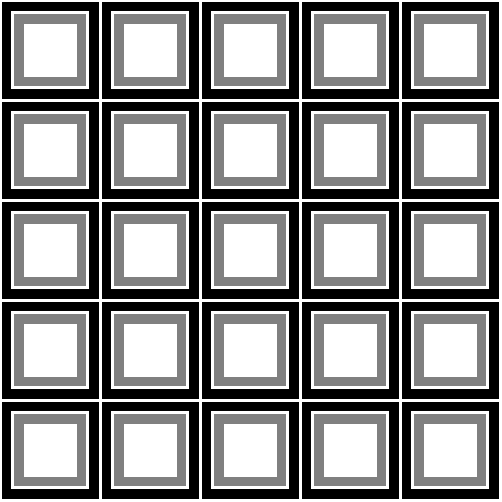
Frame 1 (no input)
Frame 60 (the mouse pressed at the canvas centre just before this capture): identical to frame 1, image omitted
Frame 120 (the mouse held since frame 60 and released just before this capture): identical to frame 1, image omitted

The Processing sketch that drew this single still picture (run headless with seeded random() and noise(); from frame 60 on, the mouse is pressed at the canvas centre):

// Processing sketch: processing_64141
// ── processing_64141.pde

//array para los valores de las teclas y la posicion de los cuadrados y circulos
int[] tecla = new int [25];
int[] posicionx = new int [25];
int[] posiciony = new int [25];
//valor inicial corresponde a la letra a
int valInc = 97;
//valor inicial de la posicion del primer cuadrado
int x = 50;
int y = 50;
//-----------------------------------------------------
void setup()
{
 size(502, 502);
 background(0);
 rectMode(CENTER);
// lleno el array con el valor de las teclas segun codigo ascii 
 for(int i = 0; i < tecla.length; i++)
    {
     tecla[i] = valInc;
     valInc++;
    };
// voy llenando los array de posicion x e y segun las lineas
 for(int i = 0; i < posicionx.length; i++)
    {
     //primera linea
    if(i <=4)  
      {    
       posicionx[i] = x;
       posiciony[i] = y;
       x+=100;
       };       
     //segunda linea
    if(i >=5 && i <= 9)  
      { 
       x-=100;  
       posicionx[i] = x;
       posiciony[i] = y + 100;
       };    
     //tercera linea
    if(i >=10 && i <= 14)  
      {  
       posicionx[i] = x;
       posiciony[i] = y + 200;
       x+=100;
       }; 
    //cuarta linea
    if(i >=15 && i <= 19)  
      { 
       x-=100;  
       posicionx[i] = x;
       posiciony[i] = y + 300;
       };    
     //quinta linea
    if(i >=20 && i <= 24)  
      {  
       posicionx[i] = x;
       posiciony[i] = y + 400;
       x+=100;
       };        
    };
//---------------    
}
//----------------------------------------
void draw()
{
 strokeWeight(3);
 stroke(255);
//genero la cuadricula que queda de fondo
 for(x = 50; x <width; x+=100)
    {
      for(y = 50; y <height; y+=100)
         {    
          fill(0); 
          rect(x, y, 100, 100);
          fill(128);
          rect(x, y, 75, 75);
          fill(255);
          rect(x, y, 50, 50);
          };
     };
//-----------------------------------------
/*este for evalua si la tecla presionada corresponde con alguno de
los valores del array tecla, y si es asi, le asigna la posicion correspondiente
al cuadrado y a los circulos
*/
for(int a = 0; a < tecla.length; a++)
{
  if(key == tecla[a])
    { 
      stroke(0);    
     fill(posicionx[a]-key, posiciony[a]-key, key);             
                for(int b = posicionx[a]-width; b <width; b+=100)
                    { 
                     rect(b, posiciony[a], 54, 54);
                     rect(posicionx[a], b, 54, 54);
                    };               
     rect(posicionx[a], posiciony[a], 100, 100); 
     rect(posicionx[a], posiciony[a], 75, 75); 
     rect(posicionx[a], posiciony[a], 50, 50); 
     };
};
//-----------------------------------------
}
